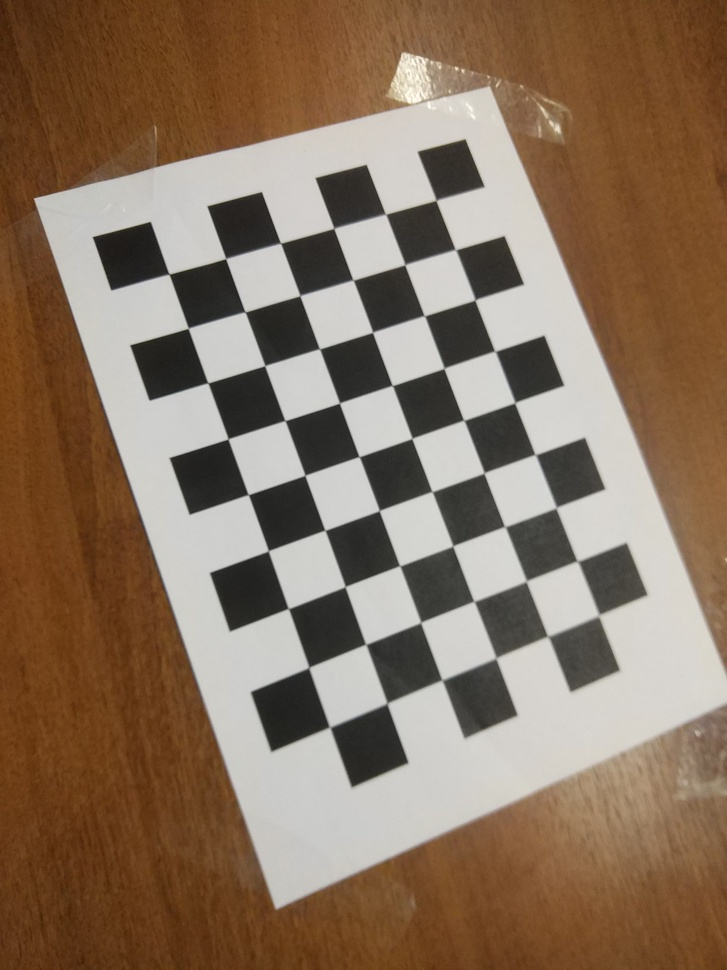
#> input picture Python/Camera calibration/Mi5/Calibrate and Undistort/photo for calibration/everything is very bad1/(01)-1.jpg, 727 x 970 px, shrunk from 3000 x 4000 before the run; its folder holds only this picture in this run
$ python CALIBRATE.py
#> lines starting #> are read from the running program, lines starting #| are printed output that depends on the picture; after the words box and inside, x2 and y2 are one past the last pixel; in counts of white or black regions, pixels touching at a corner belong together; long printed decimals are rounded
import numpy as np
import cv2
import glob

# termination criteria
criteria = (cv2.TERM_CRITERIA_EPS + cv2.TERM_CRITERIA_MAX_ITER, 25, 0.001)

# prepare object points, like (0,0,0), (1,0,0), (2,0,0) ....,(8,5,0)
objp = np.zeros((6*9,3), np.float32)
objp[:,:2] = np.mgrid[0:9,0:6].T.reshape(-1,2)

# Arrays to store object points and image points from all the images.
objpoints = [] # 3d point in real world space
imgpoints = [] # 2d points in image plane.

images = glob.glob('photo for calibration\everything is very bad1\*.jpg')

Num = 1
for fname in images:
    img = cv2.imread(fname)
#> img is the input picture: shape (970, 727, 3); mean B, G, R 95.1, 114.9, 136.6
    gray = cv2.cvtColor(img,cv2.COLOR_BGR2GRAY)
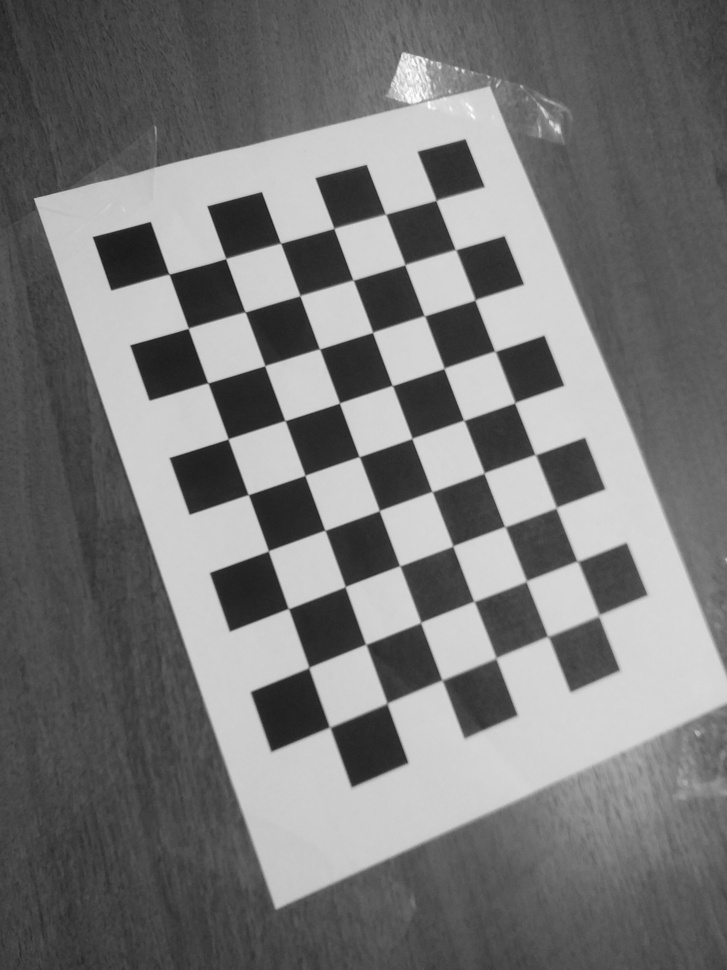
#> gray: shape (970, 727); min 25, max 254, mean 119.2

    # Find the chess board corners
    ret, corners = cv2.findChessboardCorners(gray, (9,6),None)
#> ret = True; corners = 54 rows, first 8: [435.8, 200.7], [455.4, 249.8], [474.5, 300.3], [494.5, 351.2], [514.4, 403.2], [534.6, 454.4], [555.6, 508.3], [576.5, 561.1]

    # If found, add object points, image points (after refining them)
    if ret == True:
        objpoints.append(objp)

        corners2 = cv2.cornerSubPix(gray,corners,(11,11),(-1,-1),criteria)
#> corners2 = 54 rows, first 8: [435.9, 200.3], [455.6, 249.6], [474.9, 299.9], [495, 351.2], [514.7, 402.6], [535.3, 454.6], [556.1, 507.7], [577.5, 561.1]
        imgpoints.append(corners2)

        # Draw and display the corners
        img = cv2.drawChessboardCorners(img, (9,6), corners2,ret)
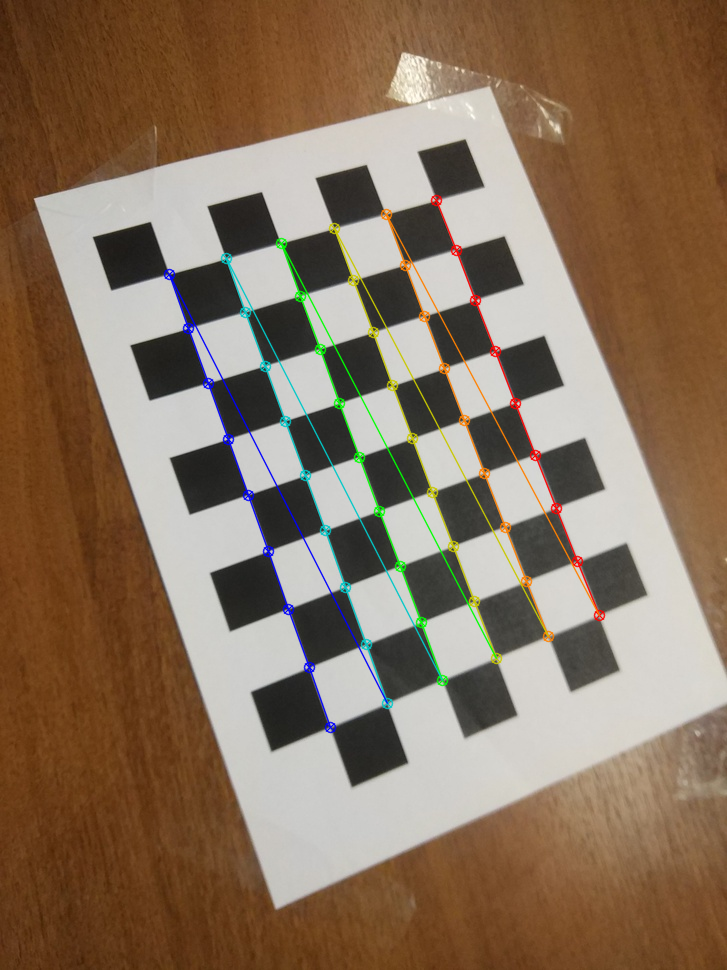
#> img: shape (970, 727, 3); 2.62% of pixels changed, all inside (x1, y1, x2, y2) = (163, 194, 606, 734)
        #cv2.imshow('img',img)
        cv2.imwrite('photo with corners\img{}.jpg'.format(Num), img)
        Num = Num + 1
        #cv2.waitKey(50)
        #cv2.destroyAllWindows()
    if ret == False:
        Num = Num + 1
        continue

# find matrix intrisinc parametrs, distortional coefficient, rotation matrix and transfer vector
ret, mtx, dist, rvecs, tvecs = cv2.calibrateCamera(objpoints, imgpoints, gray.shape[::-1],None,None)
#> ret = 0.166; mtx = [[665.9, 0, 361.8], [0, 667.6, 494], [0, 0, 1]]; dist = [[0.357, -2.23, -0.000696, 0.000658, 4.45]]; rvecs = ([-0.204, -0.0405, 1.22],); tvecs = ([1.36, -5.37, 12.44],)

# save matrix intrisinc parametrs and distortional coefficient
np.save('mtx', mtx)
np.save('dist', dist)

print(mtx)
#| [[665.929   0.         361.768]
#|  [  0.         667.600 493.992]
#|  [  0.           0.           1.        ]]
print(dist)
#| [[ 3.57359461e-01 -2.22629562e+00 -6.96356328e-04  6.57744115e-04
#|    4.45238680e+00]]

$ run again, on Python/Camera calibration/Mi5/Calibrate and Undistort/photo for calibration/everything is very bad1/(11)-1.jpg
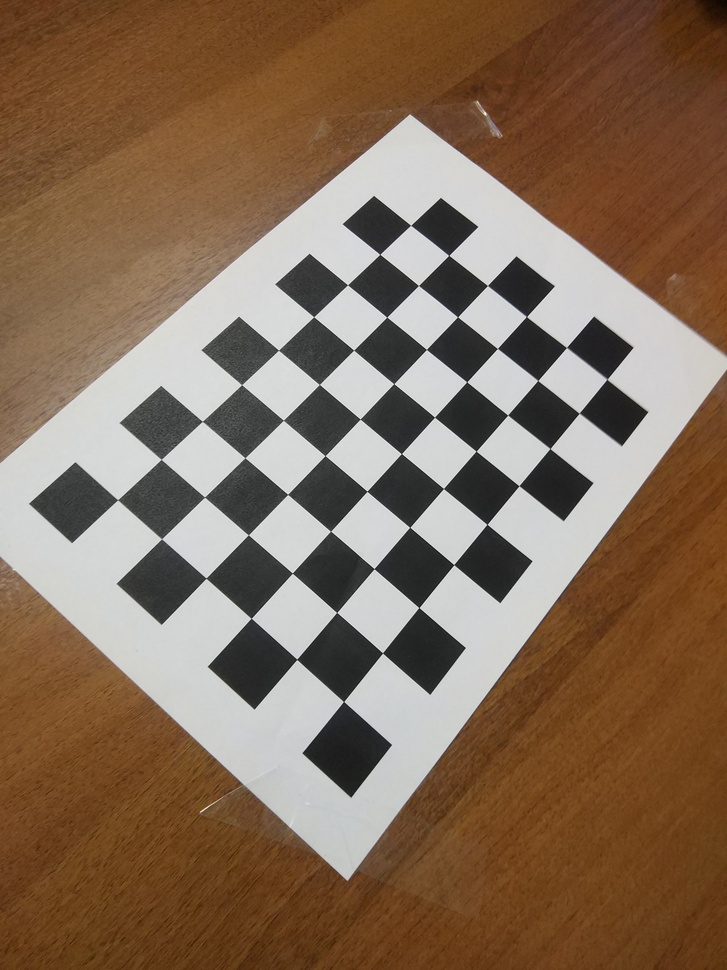
#> input picture Python/Camera calibration/Mi5/Calibrate and Undistort/photo for calibration/everything is very bad1/(11)-1.jpg, 727 x 970 px, shrunk from 3000 x 4000 before the run
#> img is the input picture: shape (970, 727, 3); mean B, G, R 87.6, 108.3, 131.9
#> `gray = cv2.cvtColor(img,cv2.COLOR_BGR2GRAY)`:
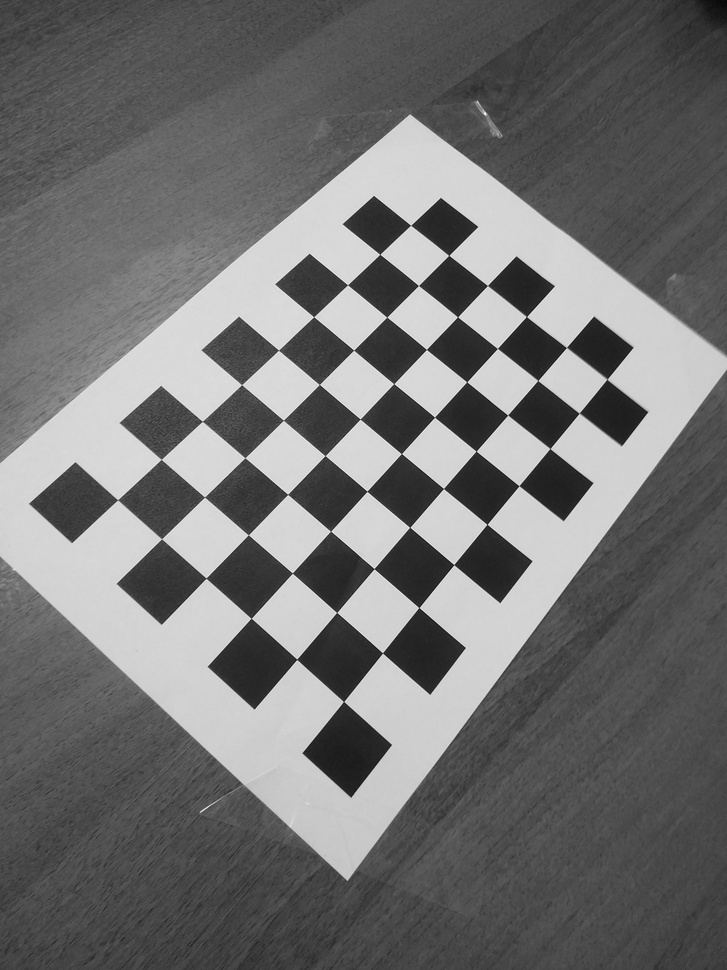
#> gray: shape (970, 727); min 8, max 248, mean 112.9
#> `ret, corners = cv2.findChessboardCorners(gray, (9,6),None)`: ret = True; corners = 54 rows, first 8: [117.6, 499.8], [161.2, 459.4], [202.3, 421.4], [241.6, 384.6], [278.5, 350.2], [313.7, 316.7], [347.5, 284.8], [379.8, 254.4]
#> corners2 = 54 rows, first 8: [117.6, 499.8], [161.2, 459.4], [202.4, 421.4], [241.7, 384.6], [278.6, 350.2], [313.7, 316.7], [347.6, 284.8], [379.8, 254.3]
#> `img = cv2.drawChessboardCorners(img, (9,6), corners2,ret)`:
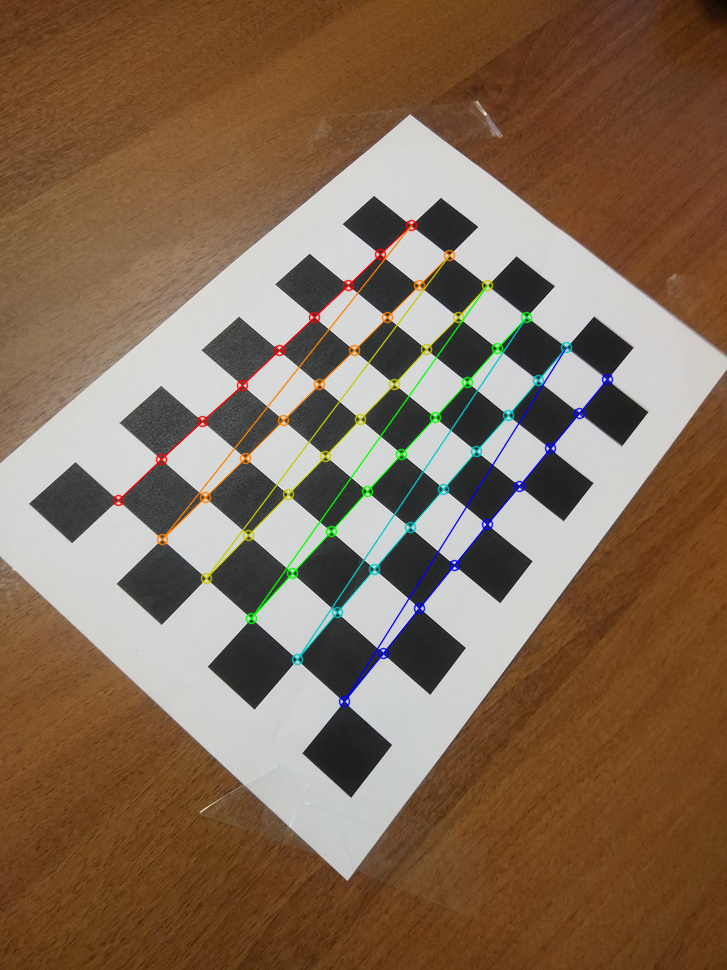
#> img: shape (970, 727, 3); 2.12% of pixels changed, all inside (x1, y1, x2, y2) = (112, 219, 614, 708)
#> `ret, mtx, dist, rvecs, tvecs = cv2.calibrateCamera(objpoints, imgpoint..`: ret = 0.152; mtx = [[728.1, 0, 364.4], [0, 735.5, 504.8], [0, 0, 1]]; dist = [[0.428, -3.03, -0.00267, 0.00337, 7.33]]; rvecs = ([-0.258, -0.278, -0.841],); tvecs = ([-4.14, -0.0768, 12.42],)
#| [[728.083   0.         364.413]
#|  [  0.         735.466  504.777]
#|  [  0.           0.           1.        ]]
#| [[ 4.27580723e-01 -3.03428220e+00 -2.67283301e-03  3.36940685e-03
#|    7.32538089e+00]]

$ run again, on Python/Camera calibration/Mi5/Calibrate and Undistort/photo for calibration/everything is very bad1/(12)-1.jpg
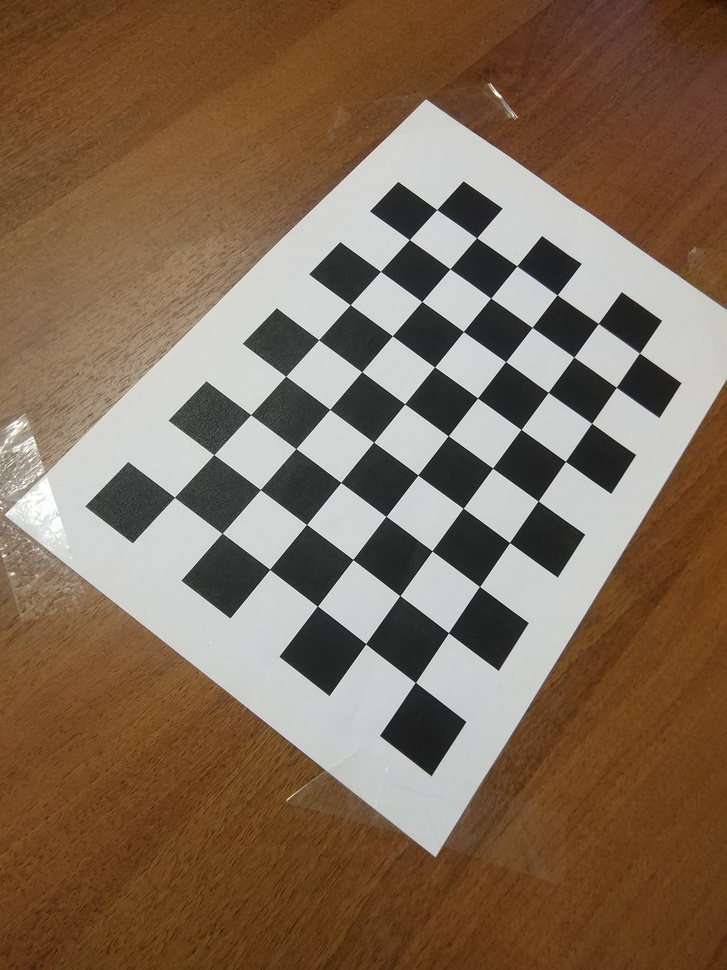
#> input picture Python/Camera calibration/Mi5/Calibrate and Undistort/photo for calibration/everything is very bad1/(12)-1.jpg, 727 x 970 px, shrunk from 3000 x 4000 before the run
#> img is the input picture: shape (970, 727, 3); mean B, G, R 86.4, 106.9, 129.1
#> `gray = cv2.cvtColor(img,cv2.COLOR_BGR2GRAY)`:
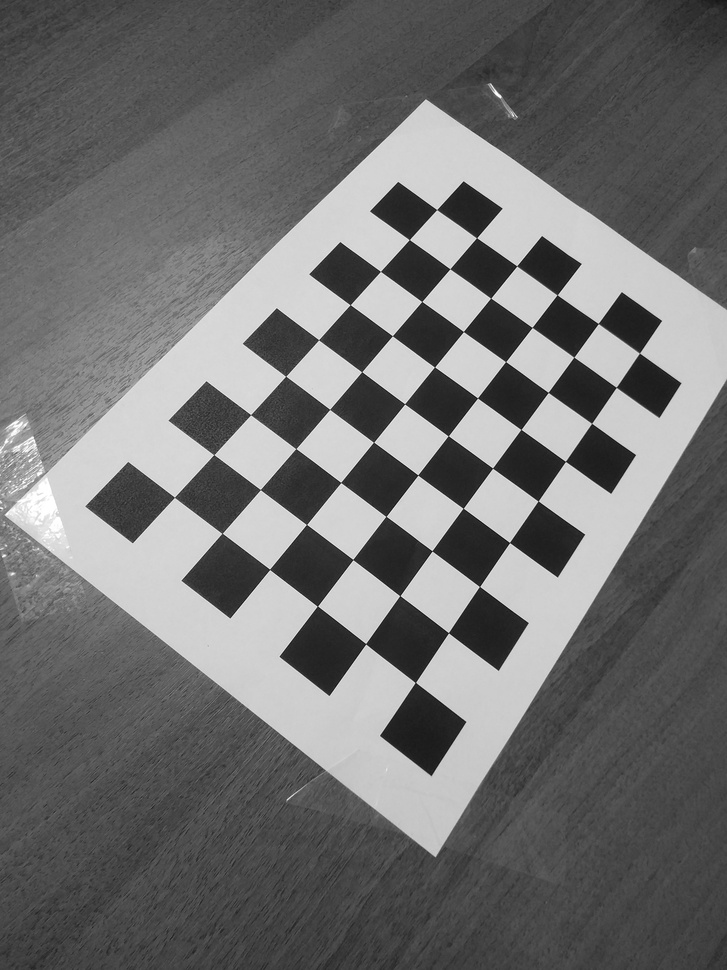
#> gray: shape (970, 727); min 11, max 255, mean 111.2
#> `ret, corners = cv2.findChessboardCorners(gray, (9,6),None)`: ret = True; corners = 54 rows, first 8: [174.4, 497.3], [213.8, 454.6], [250.6, 414.7], [285.6, 376.2], [318.6, 339.7], [350.2, 304.7], [380.5, 271.4], [409.4, 239.6]
#> corners2 = 54 rows, first 8: [174.4, 497.3], [213.8, 454.6], [250.6, 414.7], [285.7, 376.2], [318.7, 339.7], [350.2, 304.7], [380.5, 271.4], [409.3, 239.6]
#> `img = cv2.drawChessboardCorners(img, (9,6), corners2,ret)`:
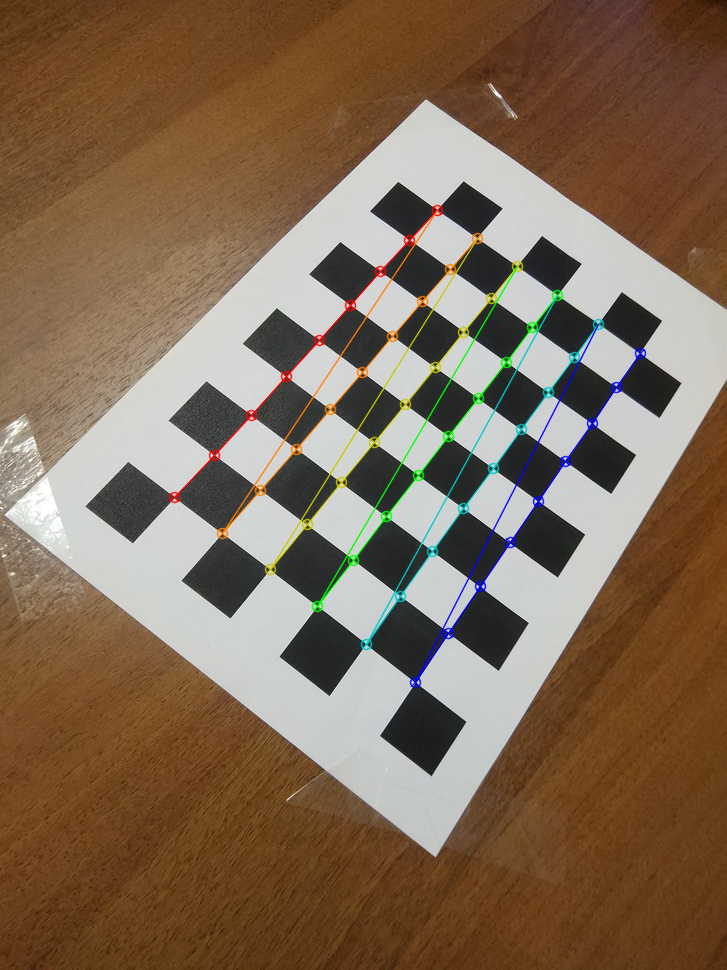
#> img: shape (970, 727, 3); 2.16% of pixels changed, all inside (x1, y1, x2, y2) = (168, 204, 647, 689)
#> `ret, mtx, dist, rvecs, tvecs = cv2.calibrateCamera(objpoints, imgpoint..`: ret = 0.142; mtx = [[704.2, 0, 357.5], [0, 705, 508.5], [0, 0, 1]]; dist = [[0.358, -2.05, 0.000495, 0.00215, 3.98]]; rvecs = ([-0.224, -0.292, -0.904],); tvecs = ([-3.05, -0.188, 11.92],)
#| [[704.211   0.         357.450]
#|  [  0.         704.975 508.503]
#|  [  0.           0.           1.        ]]
#| [[ 3.58342760e-01 -2.04558214e+00  4.95498414e-04  2.15417524e-03
#|    3.97652854e+00]]

$ run again, on Python/Camera calibration/Mi5/Calibrate and Undistort/photo for calibration/everything is very bad1/(13)-1.jpg
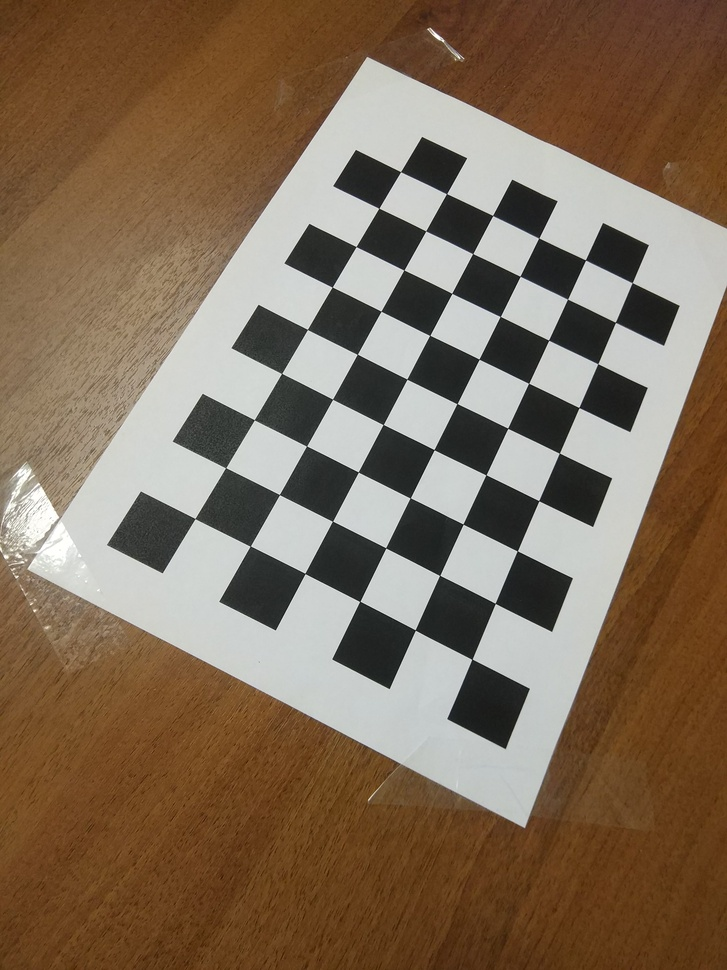
#> input picture Python/Camera calibration/Mi5/Calibrate and Undistort/photo for calibration/everything is very bad1/(13)-1.jpg, 727 x 970 px, shrunk from 3000 x 4000 before the run
#> img is the input picture: shape (970, 727, 3); mean B, G, R 88.5, 108.6, 128.1
#> `gray = cv2.cvtColor(img,cv2.COLOR_BGR2GRAY)`:
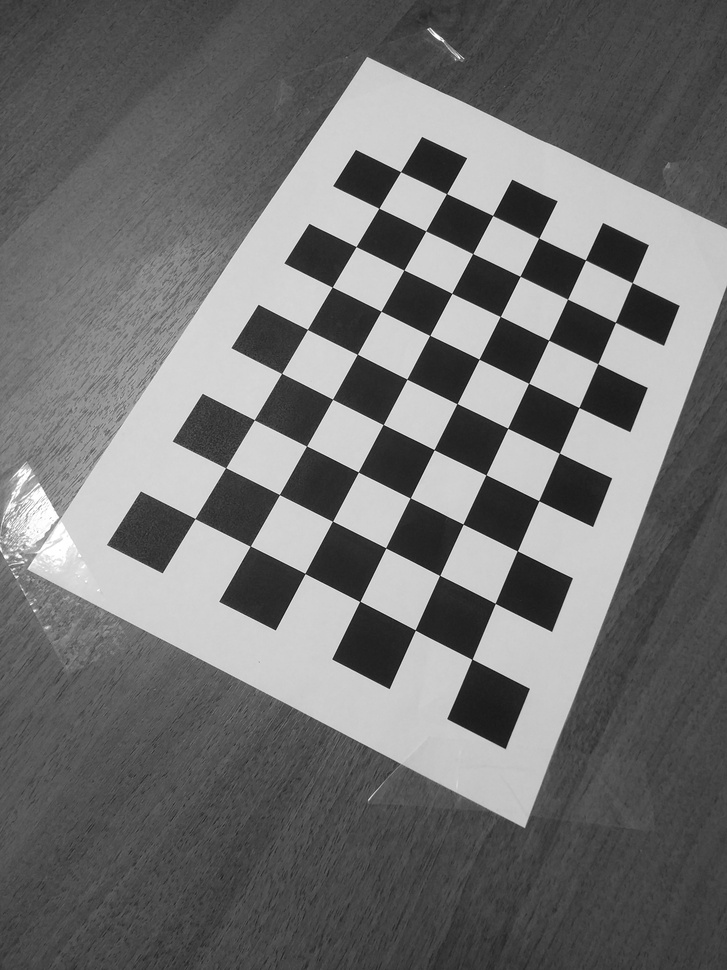
#> gray: shape (970, 727); min 11, max 255, mean 112.2
#> `ret, corners = cv2.findChessboardCorners(gray, (9,6),None)`: ret = True; corners = 54 rows, first 8: [194.9, 518.5], [225.7, 467.6], [254.4, 419.8], [281.6, 373.4], [307.3, 329.5], [332.3, 287.1], [356, 246.5], [378.8, 208.3]
#> corners2 = 54 rows, first 8: [195, 518.5], [225.7, 467.7], [254.3, 419.8], [281.6, 373.4], [307.4, 329.5], [332.2, 287.1], [356.1, 246.6], [378.8, 208.2]
#> `img = cv2.drawChessboardCorners(img, (9,6), corners2,ret)`:
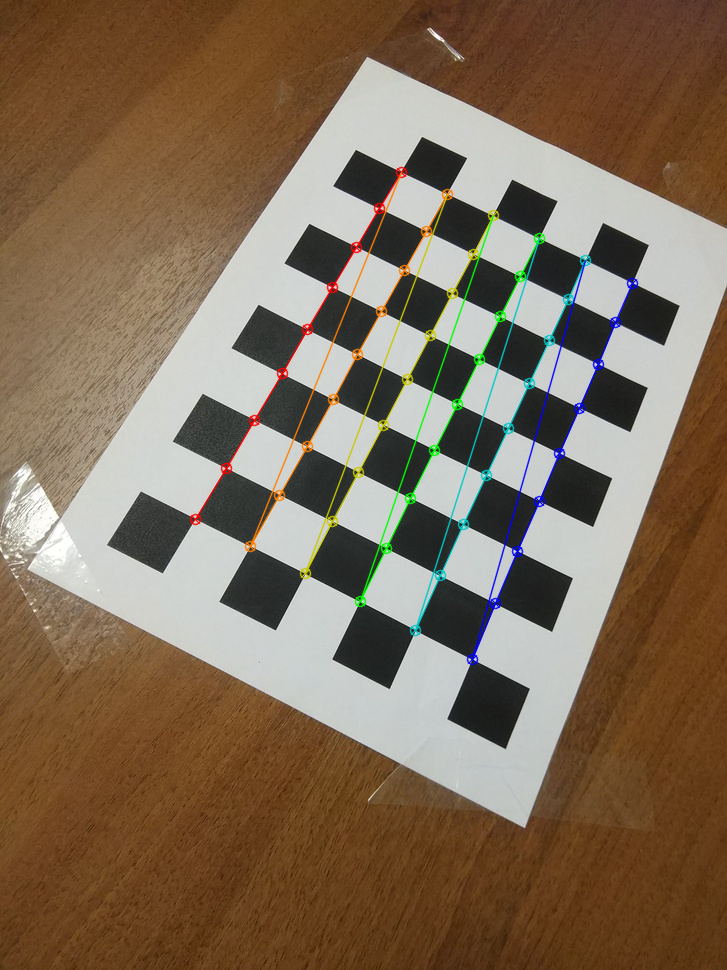
#> img: shape (970, 727, 3); 2.39% of pixels changed, all inside (x1, y1, x2, y2) = (189, 166, 639, 666)
#> `ret, mtx, dist, rvecs, tvecs = cv2.calibrateCamera(objpoints, imgpoint..`: ret = 0.158; mtx = [[703.9, 0, 359.8], [0, 705.6, 505.5], [0, 0, 1]]; dist = [[0.347, -1.85, -0.0014, 0.00141, 3.27]]; rvecs = ([-0.212, -0.267, -1.09],); tvecs = ([-2.68, 0.213, 11.6],)
#| [[703.851   0.         359.807]
#|  [  0.         705.603  505.507]
#|  [  0.           0.           1.        ]]
#| [[ 3.46818275e-01 -1.84607891e+00 -1.40492772e-03  1.40523758e-03
#|    3.26568014e+00]]
